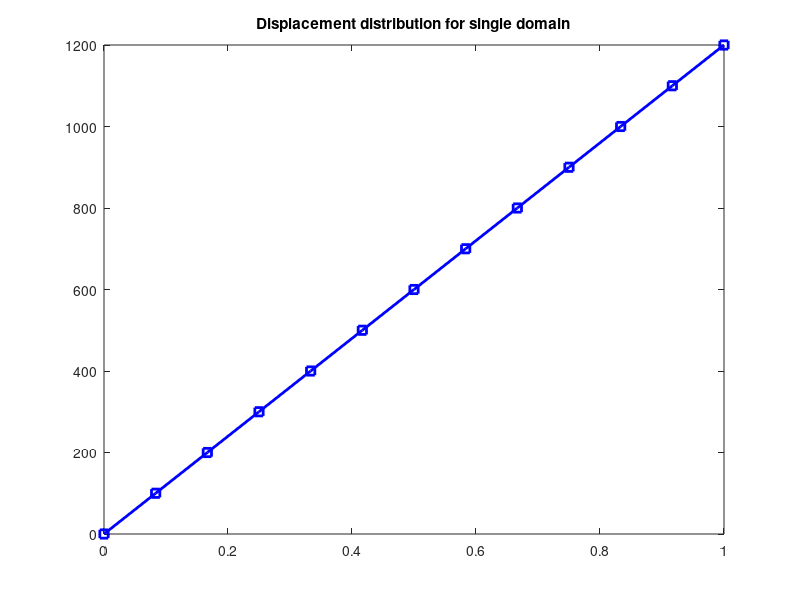
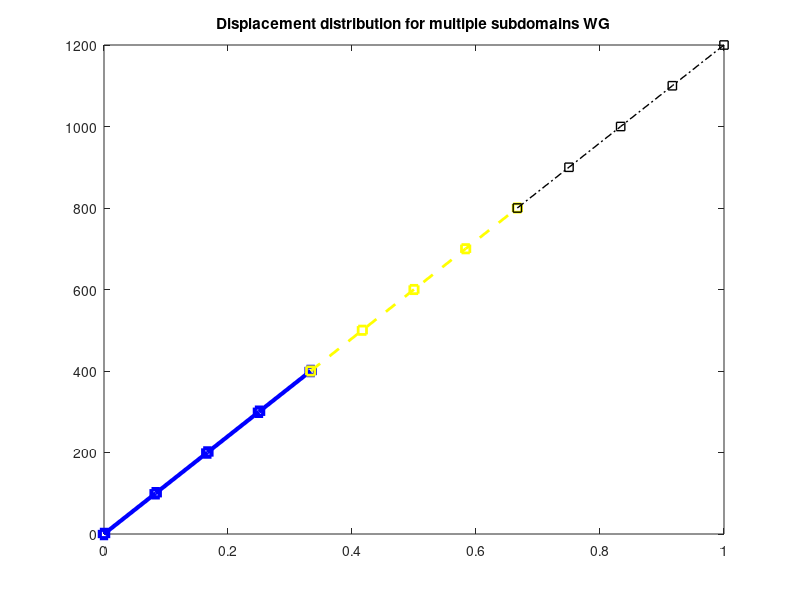

Write MATLAB code to recreate these figures, in order.
% Follow FETI example then parrallel linear elastic problem
% with 3 individual subdomains.
% Dirichlet boundary on LHS ending.

close all
clear all
format short e

l = 1.0;                  % length
N = 12;                   % number of elements
x = linspace(0,l,N+1);    % x coordinate
A = 0.1;                  % cross-sectional area
E = 0.1;                  % Young's modulu of rubber
F = 1.0;                  % applied force on RHS end

% First part is regular single domain linear elastic problem

k = E*A/l*[1,-1;-1,1];    % element stiffness matrix
f_s = zeros(N+1,1); f_s(N+1) = F;  % applied force 
isBdary = false(N+1,1); isBdary(1) = true;  % boundary condition
k_s = zeros(N+1,N+1);        % global stiffness matrix
d_s = zeros(N+1,1);          % displacement
for i=1:N
    for m=1:2
        for n=1:2
            k_s(m+i-1,n+i-1) = k_s(m+i-1,n+i-1) + k(m,n);
        end
    end
end

free = find(~isBdary);
d_s(free) = k_s(free,free)\f_s(free); % calculate the displacement

figure
plot(x,d_s,'-bs','LineWidth',2);
title('Displacement distribution for single domain');

% Second part is multi-subdomain 

n_domain = 3;   % number of subdomains
N_sub = (N+n_domain)/n_domain;  % dof for each subdomain
d1 = zeros(N_sub,1); d2 = zeros(N_sub,1); d3 = zeros(N_sub,1);
k_sub = zeros(N_sub,N_sub);
f1 = zeros(N_sub-1,1); f2 = zeros(N_sub,1); f3=f2; f3(N_sub) = F;
for i=1:N_sub-1
    for m=1:2
        for n=1:2
            k_sub(m+i-1,n+i-1) = k_sub(m+i-1,n+i-1) + k(m,n);
        end
    end
end
% stiffness matrix for each subdomain
k1 = k_sub(2:N_sub,2:N_sub); k2 = k_sub; k3 = k_sub;

% rigid body motion vectors
R1 = zeros(N_sub-1,1); R2 = ones(N_sub,1); R3 = ones(N_sub,1);

% pseudo-inverse matrices
K2P = zeros(N_sub,N_sub);
K1P = inv(k1); K2P(1:N_sub-1,1:N_sub-1) = inv(k2(1:N_sub-1,1:N_sub-1));
K3P = K2P;

% assembling matrices
epsilon1 = [0,0,0,-1;0,0,0,0];
epsilon2 = [1,0,0,0,0;0,0,0,0,-1];
epsilon3 = [0,0,0,0,0;1,0,0,0,0];

% matrix G
G = [-epsilon2*R2,-epsilon3*R3];

% vector e
e = [(-R2'*f2),(-R3'*f3)];
e = e';

% initial approximation of the vector of Lagrange multipliers
lambda0 = G*inv(G'*G)*e;

% The F matrix
F_sub = epsilon1*K1P*epsilon1'+epsilon2*K2P*epsilon2'+epsilon3*K3P*epsilon3';

g = zeros(2,1);

% this special simple one-dimensional example leads to the specially
% reduced system of equations where no iteration is necessary.

alpha = inv(G'*G)*G'*(g-F_sub*lambda0);

% displacement obtained with the pseudo-inverse matrices
dinfi1 = K1P*(f1-epsilon1'*lambda0);
dinfi2 = K2P*(f2-epsilon2'*lambda0);
dinfi3 = K3P*(f3-epsilon3'*lambda0);

% displacement contributions from rigid body motions
dker1 = R1;
dker2 = R2*alpha(1);
dker3 = R3*alpha(2);

d1(2:N_sub) = dinfi1+dker1;
d2 = dinfi2+dker2;
d3 = dinfi3+dker3;

figure
plot(x(1:5),d1,'-bs','LineWidth',3);
hold on
plot(x(5:9),d2,'--ys','LineWidth',2);
hold on
plot(x(9:13),d3,'-.ks','LineWidth',1);
hold off
title('Displacement distribution for multiple subdomains WG')

